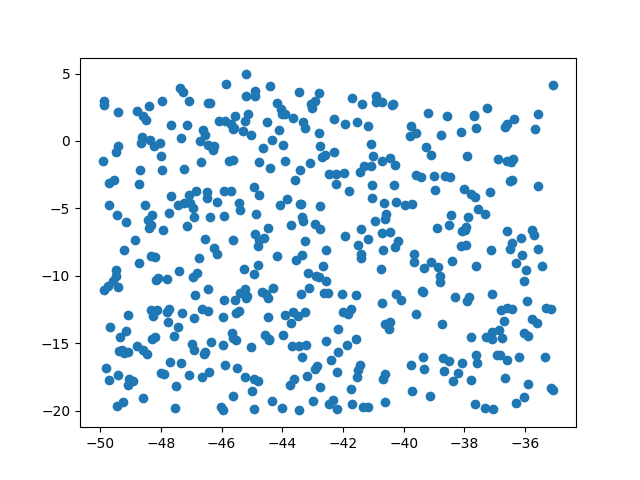

Source code (Python):
# %%
import os

import matplotlib.pyplot as plt

path = '/data2/liangxiwen/zkd/datasets/dataGen/DATA/1_objs_11'
files = os.listdir(path)

print(len(files))

import pickle

X = []
Y = []
objList = []
for file_name in files:
    if not file_name.endswith('.pkl'):
        continue
    # 构造完整的文件路径
    file_path = os.path.join(path, file_name)
    with open(file_path, 'rb') as f:
        data = pickle.load(f)
        X.append(data['objList'][0][1])
        Y.append(data['objList'][0][2])
        objList.append(data['objList'])

plt.scatter(X,Y)
plt.savefig('test.png')
with open('locs.pkl','wb') as f:
    pickle.dump(objList,f)